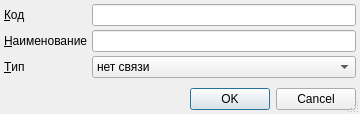
<?xml version="1.0" encoding="UTF-8"?>
<ui version="4.0">
 <class>ItemEditorDialog</class>
 <widget class="QDialog" name="ItemEditorDialog">
  <property name="geometry">
   <rect>
    <x>0</x>
    <y>0</y>
    <width>338</width>
    <height>114</height>
   </rect>
  </property>
  <property name="windowTitle">
   <string>ChangeMe!</string>
  </property>
  <property name="sizeGripEnabled">
   <bool>true</bool>
  </property>
  <layout class="QGridLayout">
   <property name="margin">
    <number>4</number>
   </property>
   <property name="spacing">
    <number>4</number>
   </property>
   <item row="0" column="1" colspan="2">
    <widget class="QLineEdit" name="edtCode"/>
   </item>
   <item row="4" column="0" colspan="3">
    <widget class="QDialogButtonBox" name="buttonBox">
     <property name="orientation">
      <enum>Qt::Horizontal</enum>
     </property>
     <property name="standardButtons">
      <set>QDialogButtonBox::Cancel|QDialogButtonBox::Ok</set>
     </property>
    </widget>
   </item>
   <item row="0" column="0">
    <widget class="QLabel" name="lblCode">
     <property name="text">
      <string>&amp;Код</string>
     </property>
     <property name="buddy">
      <cstring>edtCode</cstring>
     </property>
    </widget>
   </item>
   <item row="1" column="0">
    <widget class="QLabel" name="lblName">
     <property name="text">
      <string>&amp;Наименование</string>
     </property>
     <property name="buddy">
      <cstring>edtName</cstring>
     </property>
    </widget>
   </item>
   <item row="1" column="1" colspan="2">
    <widget class="QLineEdit" name="edtName"/>
   </item>
   <item row="3" column="0">
    <spacer>
     <property name="orientation">
      <enum>Qt::Vertical</enum>
     </property>
     <property name="sizeHint" stdset="0">
      <size>
       <width>20</width>
       <height>40</height>
      </size>
     </property>
    </spacer>
   </item>
   <item row="2" column="1" colspan="2">
    <widget class="QComboBox" name="cmbCharacterRelation">
     <item>
      <property name="text">
       <string>нет связи</string>
      </property>
     </item>
     <item>
      <property name="text">
       <string>только для острых</string>
      </property>
     </item>
     <item>
      <property name="text">
       <string>только для хронических</string>
      </property>
     </item>
     <item>
      <property name="text">
       <string>для острых и хронических (но не для Z-к)</string>
      </property>
     </item>
     <item>
      <property name="text">
       <string>только для Z-к</string>
      </property>
     </item>
    </widget>
   </item>
   <item row="2" column="0">
    <widget class="QLabel" name="lblType">
     <property name="text">
      <string>&amp;Тип</string>
     </property>
     <property name="buddy">
      <cstring>cmbCharacterRelation</cstring>
     </property>
    </widget>
   </item>
  </layout>
 </widget>
 <tabstops>
  <tabstop>edtCode</tabstop>
  <tabstop>edtName</tabstop>
  <tabstop>cmbCharacterRelation</tabstop>
  <tabstop>buttonBox</tabstop>
 </tabstops>
 <resources/>
 <connections>
  <connection>
   <sender>buttonBox</sender>
   <signal>accepted()</signal>
   <receiver>ItemEditorDialog</receiver>
   <slot>accept()</slot>
   <hints>
    <hint type="sourcelabel">
     <x>172</x>
     <y>137</y>
    </hint>
    <hint type="destinationlabel">
     <x>117</x>
     <y>106</y>
    </hint>
   </hints>
  </connection>
  <connection>
   <sender>buttonBox</sender>
   <signal>rejected()</signal>
   <receiver>ItemEditorDialog</receiver>
   <slot>reject()</slot>
   <hints>
    <hint type="sourcelabel">
     <x>252</x>
     <y>137</y>
    </hint>
    <hint type="destinationlabel">
     <x>247</x>
     <y>107</y>
    </hint>
   </hints>
  </connection>
 </connections>
</ui>
